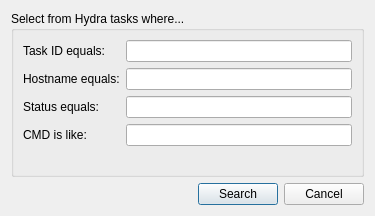
<?xml version="1.0" encoding="UTF-8"?>
<ui version="4.0">
 <class>taskSearchDialog</class>
 <widget class="QDialog" name="taskSearchDialog">
  <property name="windowModality">
   <enum>Qt::ApplicationModal</enum>
  </property>
  <property name="geometry">
   <rect>
    <x>0</x>
    <y>0</y>
    <width>375</width>
    <height>216</height>
   </rect>
  </property>
  <property name="minimumSize">
   <size>
    <width>0</width>
    <height>216</height>
   </size>
  </property>
  <property name="maximumSize">
   <size>
    <width>16777215</width>
    <height>216</height>
   </size>
  </property>
  <property name="windowTitle">
   <string>Task Search</string>
  </property>
  <layout class="QGridLayout" name="gridLayout">
   <item row="0" column="0">
    <widget class="QGroupBox" name="groupBox">
     <property name="title">
      <string>Select from Hydra tasks where...</string>
     </property>
     <layout class="QGridLayout" name="gridLayout_2">
      <item row="0" column="0">
       <layout class="QFormLayout" name="formLayout">
        <property name="fieldGrowthPolicy">
         <enum>QFormLayout::AllNonFixedFieldsGrow</enum>
        </property>
        <item row="0" column="0">
         <widget class="QLabel" name="label_2">
          <property name="text">
           <string>Task ID equals:</string>
          </property>
         </widget>
        </item>
        <item row="0" column="1">
         <widget class="QLineEdit" name="idBox"/>
        </item>
        <item row="1" column="0">
         <widget class="QLabel" name="hostEqualsLabel">
          <property name="text">
           <string>Hostname equals:</string>
          </property>
         </widget>
        </item>
        <item row="1" column="1">
         <widget class="QLineEdit" name="hostnameBox"/>
        </item>
        <item row="2" column="0">
         <widget class="QLabel" name="label">
          <property name="text">
           <string>Status equals:</string>
          </property>
         </widget>
        </item>
        <item row="2" column="1">
         <widget class="QLineEdit" name="statusBox"/>
        </item>
        <item row="3" column="0">
         <widget class="QLabel" name="label_3">
          <property name="text">
           <string>CMD is like: </string>
          </property>
         </widget>
        </item>
        <item row="3" column="1">
         <widget class="QLineEdit" name="cmdBox"/>
        </item>
       </layout>
      </item>
     </layout>
    </widget>
   </item>
   <item row="1" column="0">
    <layout class="QHBoxLayout" name="horizontalLayout">
     <item>
      <spacer name="horizontalSpacer">
       <property name="orientation">
        <enum>Qt::Horizontal</enum>
       </property>
       <property name="sizeHint" stdset="0">
        <size>
         <width>40</width>
         <height>20</height>
        </size>
       </property>
      </spacer>
     </item>
     <item>
      <widget class="QPushButton" name="searchBtn">
       <property name="text">
        <string>Search</string>
       </property>
      </widget>
     </item>
     <item>
      <widget class="QPushButton" name="cancelBtn">
       <property name="text">
        <string>Cancel</string>
       </property>
      </widget>
     </item>
    </layout>
   </item>
  </layout>
 </widget>
 <resources/>
 <connections/>
</ui>
